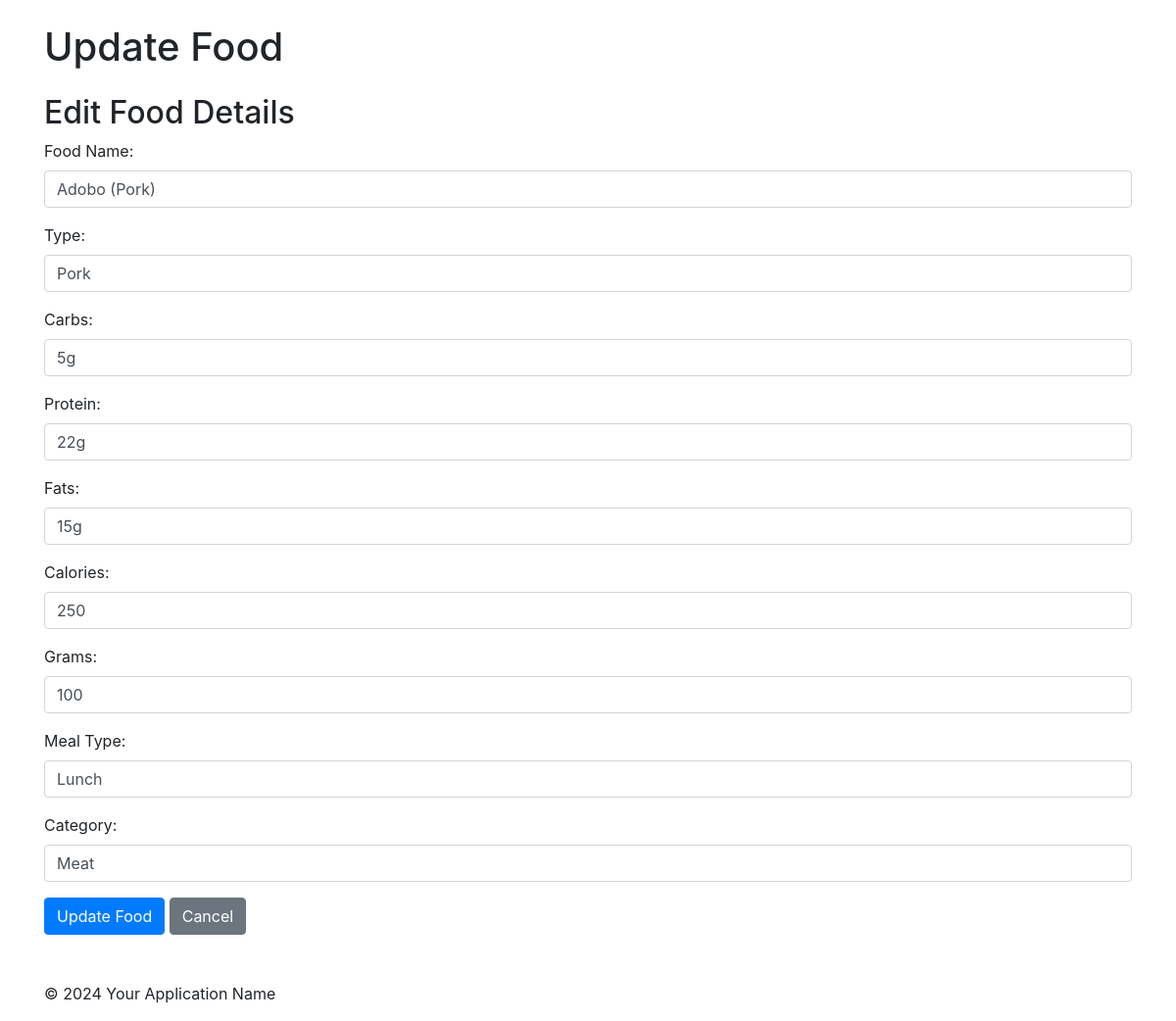
The app's page /food/update/1 with its own data.
### tables this page shows
CREATE TABLE foods (
	food_id INTEGER NOT NULL, 
	food_name VARCHAR NOT NULL, 
	type VARCHAR NOT NULL, 
	carbs VARCHAR NOT NULL, 
	protein VARCHAR NOT NULL, 
	fats VARCHAR NOT NULL, 
	calorie INTEGER NOT NULL, 
	grams INTEGER NOT NULL, 
	meal_type VARCHAR NOT NULL, 
	category VARCHAR NOT NULL, recipe_link VARCHAR(255) NULL, 
	PRIMARY KEY (food_id)
);

### admin.py (the view)
@app.route('/food/update/<int:food_id>', methods=['GET', 'POST'])
def update_food(food_id):
    if request.method == 'POST':
        food_name = request.form.get('food_name')
        food_type = request.form.get('type')
        carbs = request.form.get('carbs')
        protein = request.form.get('protein')
        fats = request.form.get('fats')
        calorie = request.form.get('calorie')
        grams = request.form.get('grams')
        meal_type = request.form.get('meal_type')
        category = request.form.get('category')
        print(f"Form Data - food_name: {food_name}, food_type: {food_type}, carbs: {carbs}, protein: {protein}")
        if not food_name or not food_type or not carbs or not protein or not fats or not calorie or not grams or not meal_type or not category:
            flash('Please fill out all fields.')
            return redirect(url_for('update_food', food_id=food_id))
        with get_db_connection() as conn:
            conn.execute('UPDATE foods SET food_name = ?, type = ?, carbs = ?, protein = ?, fats = ?, calorie = ?, grams = ?, meal_type = ?, category = ? WHERE food_id = ?',
                         (food_name, food_type, carbs, protein, fats, calorie, grams, meal_type, category, food_id))
            conn.commit()
        flash('Food updated successfully!')
        return redirect(url_for('manage_food'))
    else:
        with get_db_connection() as conn:
            food = conn.execute('SELECT * FROM foods WHERE food_id = ?', (food_id,)).fetchone()
        if food is None:
            flash('Food not found!')
            return redirect(url_for('manage_food'))
        return render_template('update_food.html', food=food)

### admin.py (called while the page is built)
def get_db_connection():
    conn = sqlite3.connect('nutri.db', timeout=10)  # Connect to your nutri.db with a timeout
    conn.row_factory = sqlite3.Row  # This allows us to access columns by name
    return conn

### templates/update_food.html (shortened to what this page needs)
<!DOCTYPE html>
<html lang="en">
<head>
    <link rel="stylesheet" href="https://stackpath.bootstrapcdn.com/bootstrap/4.5.2/css/bootstrap.min.css">
</head>
<body>
    <div class="container">
        <header class="my-4">
            <h1>Update Food</h1>
        </header>
        <main>
            <h2>Edit Food Details</h2>
            <form action="{{ url_for('update_food', food_id=food['food_id']) }}" method="POST">
                <div class="form-group">
                    <label for="food_name">Food Name:</label>
                    <input type="text" name="food_name" value="{{ food['food_name'] }}" required class="form-control">
                </div>
                <div class="form-group">
                    <label for="type">Type:</label>
                    <input type="text" name="type" value="{{ food['type'] }}" required class="form-control">
                </div>
                <div class="form-group">
                    <label for="carbs">Carbs:</label>
                    <input type="text" name="carbs" value="{{ food['carbs'] }}" required class="form-control">
                </div>
                <div class="form-group">
                    <label for="protein">Protein:</label>
                    <input type="text" name="protein" value="{{ food['protein'] }}" required class="form-control">
                </div>
                <div class="form-group">
                    <label for="fats">Fats:</label>
                    <input type="text" name="fats" value="{{ food['fats'] }}" required class="form-control">
                </div>
                <div class="form-group">
                    <label for="calorie">Calories:</label>
                    <input type="number" name="calorie" value="{{ food['calorie'] }}" required class="form-control">
                </div>
                <div class="form-group">
                    <label for="grams">Grams:</label>
                    <input type="number" name="grams" value="{{ food['grams'] }}" required class="form-control">
                </div>
                <div class="form-group">
                    <label for="meal_type">Meal Type:</label>
                    <input type="text" name="meal_type" value="{{ food['meal_type'] }}" required class="form-control">
                </div>
                <div class="form-group">
                    <label for="category">Category:</label>
                    <input type="text" name="category" value="{{ food['category'] }}" required class="form-control">
                </div>
                <button type="submit" class="btn btn-primary">Update Food</button>
                <a href="{{ url_for('manage_food') }}" class="btn btn-secondary">Cancel</a>
            </form>
        </main>
        <footer class="mt-5">
            <p>&copy; 2024 Your Application Name</p>
        </footer>
    </div>
</body>
</html>

### records on screen
foods: food_name "Adobo (Pork)", type "Pork", carbs "5g", protein "22g", fats "15g", calorie "250", grams "100", meal_type "Lunch", category "Meat"
